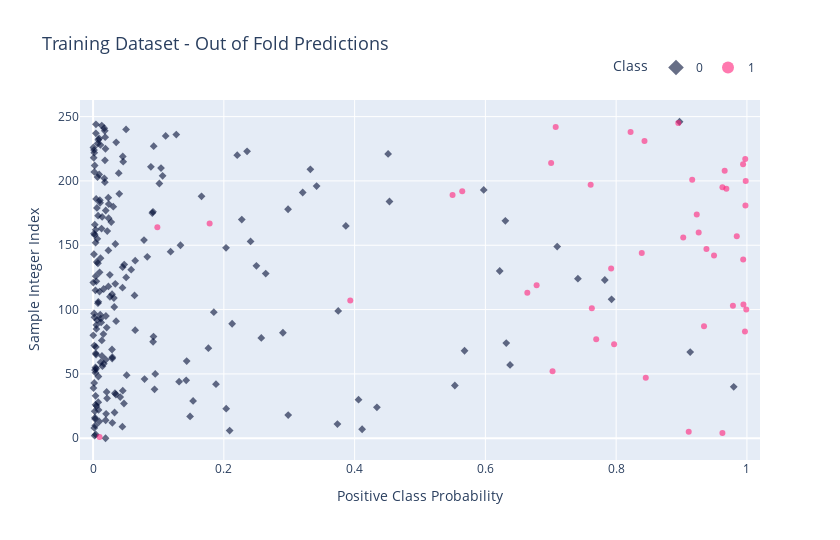

Here is the notebook cell this chart was saved with:
### Code cell
plot_results(targs, pred_df['catboost_with_resampling'])

### Figure 1 — Plotly figure (JSON) as saved in the notebook; plotly's stock layout.template omitted (floating-point values rounded to 4 significant figures; data arrays with more than 128 entries replaced by an {"elided": "..."} marker saying what was removed)
{"data": [{"hovertemplate": "Class=0<br>Positive Class Probability=%{x}<br>Sample Integer Index=%{y}<extra></extra>", "legendgroup": "0", "marker": {"color": "#010D36", "opacity": 0.6, "symbol": "diamond", "size": 6}, "mode": "markers", "name": "0", "orientation": "v", "showlegend": true, "x": {"elided": "204 float values"}, "xaxis": "x", "y": {"elided": "204 int values"}, "yaxis": "y", "type": "scatter"}, {"hovertemplate": "Class=1<br>Positive Class Probability=%{x}<br>Sample Integer Index=%{y}<extra></extra>", "legendgroup": "1", "marker": {"color": "#FF2079", "opacity": 0.6, "symbol": "circle", "size": 6}, "mode": "markers", "name": "1", "orientation": "v", "showlegend": true, "x": [0.009896, 0.9625, 0.911, 0.8453, 0.7027, 0.7969, 0.7695, 0.997, 0.9344, 0.999, 0.7628, 0.9786, 0.9947, 0.3934, 0.6642, 0.6783, 0.7923, 0.9943, 0.9497, 0.8392, 0.9381, 0.9026, 0.9845, 0.9262, 0.09831, 0.1783, 0.9233, 0.9977, 0.5498, 0.5646, 0.9685, 0.9626, 0.761, 0.9981, 0.9163, 0.966, 0.9941, 0.7006, 0.9974, 0.8433, 0.8221, 0.7075, 0.8951], "xaxis": "x", "y": [1, 4, 5, 47, 52, 73, 77, 83, 87, 100, 101, 103, 104, 107, 113, 119, 132, 139, 142, 144, 147, 156, 157, 160, 164, 167, 174, 181, 189, 192, 194, 195, 197, 200, 201, 208, 213, 214, 217, 231, 238, 242, 245], "yaxis": "y", "type": "scatter"}], "layout": {"xaxis": {"anchor": "y", "domain": [0.0, 1.0], "title": {"text": "Positive Class Probability"}, "range": [-0.02, 1.02]}, "yaxis": {"anchor": "x", "domain": [0.0, 1.0], "title": {"text": "Sample Integer Index"}}, "legend": {"title": {"text": "Class"}, "tracegroupgap": 0, "orientation": "h", "yanchor": "bottom", "xanchor": "right", "y": 1.05, "x": 1, "itemsizing": "constant"}, "title": {"text": "Training Dataset - Out of Fold Predictions", "font": {"size": 18}}, "height": 540, "width": 840}}
